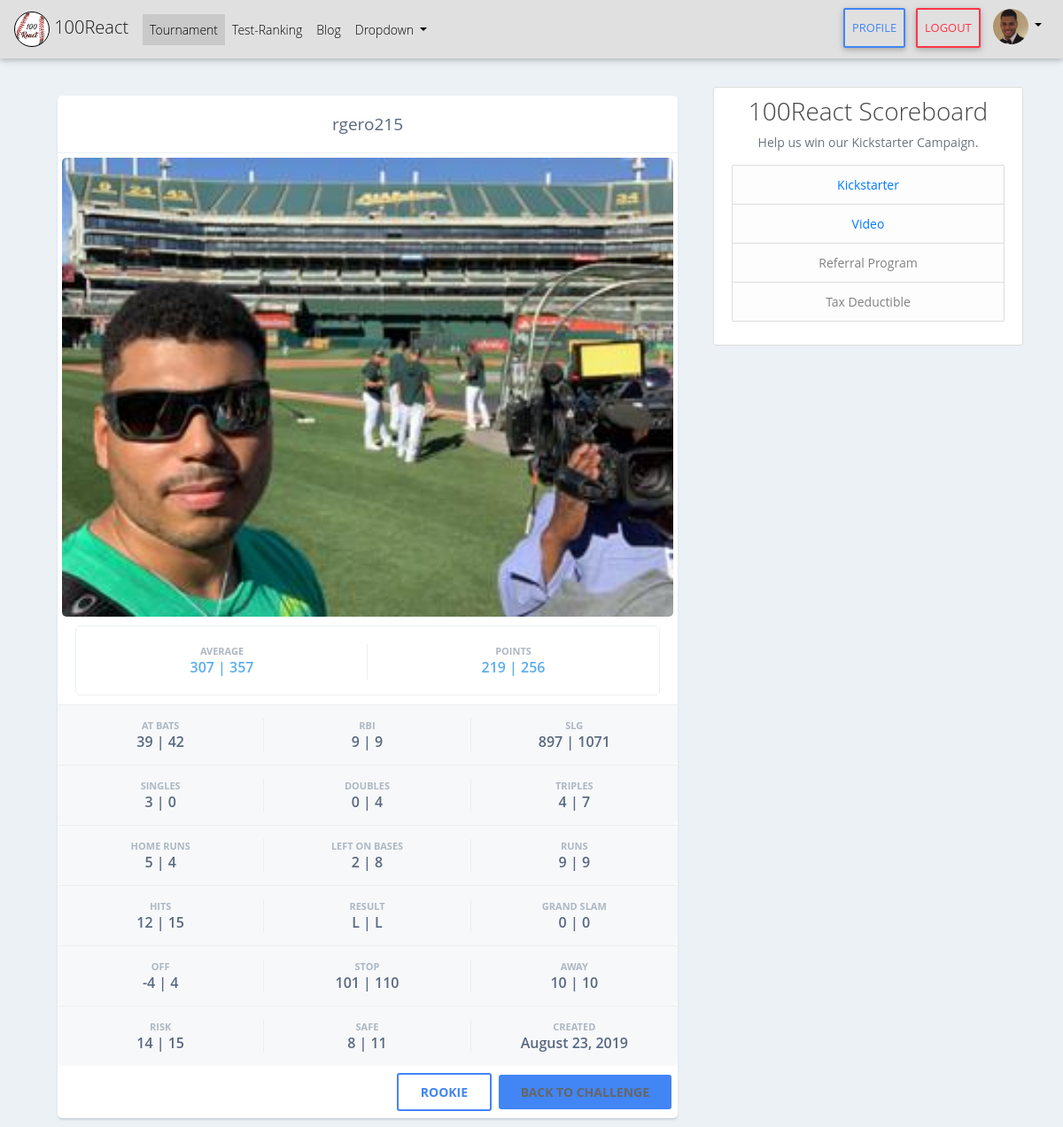
The app's page /stats/play/two-card/1/ (signed in) with its own data.
### users/models.py (models this page shows, shortened)
class Profile(models.Model):
    user = models.OneToOneField(User, on_delete=models.CASCADE)
    image = models.ImageField(default='account.png', upload_to='profile_pics')

### stats/models.py (models this page shows, shortened)
class TwoGames(models.Model):
    four = models.ForeignKey(Four, on_delete=models.CASCADE)
    player = models.ForeignKey(User, on_delete=models.CASCADE)
    image = models.ImageField(default='account.png', upload_to='one_player_pics')
    firstAtBats = models.IntegerField(default=0)
    firstAvg = models.IntegerField(default=0)
    firstDoubles = models.IntegerField(default=0)
    firstHits = models.IntegerField(default=0)
    firstHomeRuns = models.IntegerField(default=0)
    firstLob = models.IntegerField(default=0)
    firstPoints = models.IntegerField(default=0)
    firstRbi = models.IntegerField(default=0)
    firstRuns = models.IntegerField(default=0)
    firstSingles = models.IntegerField(default=0)
    firstSlg = models.IntegerField(default=0)
    firstTriples = models.IntegerField(default=0)
    firstResult = models.CharField(max_length=1, blank=True, null=True, default=None)
    firstHome = models.IntegerField(default=0)
    firstAway = models.IntegerField(default=0)
    firstRisk = models.IntegerField(default=0)
    firstSafe = models.IntegerField(default=0)
    firstGrandSlam = models.IntegerField(default=0)
    firstOff = models.IntegerField(default=0)
    firstStop = models.IntegerField(default=0)
    firstLevel = models.CharField(max_length=20, blank=True, null=True, default='Rookie')
    firstFinal = models.BooleanField(default=False)
    secondAtBats = models.IntegerField(default=0)
    secondAvg = models.IntegerField(default=0)
    secondDoubles = models.IntegerField(default=0)
    secondHits = models.IntegerField(default=0)
    secondHomeRuns = models.IntegerField(default=0)
    secondLob = models.IntegerField(default=0)
    secondPoints = models.IntegerField(default=0)
    secondRbi = models.IntegerField(default=0)
    secondRuns = models.IntegerField(default=0)
    secondSingles = models.IntegerField(default=0)
    secondSlg = models.IntegerField(default=0)
    secondTriples = models.IntegerField(default=0)
    secondResult = models.CharField(max_length=1, blank=True, null=True, default=None)
    secondHome = models.IntegerField(default=0)
    secondAway = models.IntegerField(default=0)
    secondRisk = models.IntegerField(default=0)
    secondSafe = models.IntegerField(default=0)
    secondGrandSlam = models.IntegerField(default=0)
    secondOff = models.IntegerField(default=0)
    secondStop = models.IntegerField(default=0)
    secondLevel = models.CharField(max_length=20, blank=True, null=True, default='Rookie')
    secondFinal = models.BooleanField(default=False)
    createdAt = models.DateTimeField(default=timezone.now)

### stats/views.py (the view)
# urls.py: path('play/two-card/<int:pk>/', TwoGamesDetailView.as_view(template_name='stats/two-games-card.html'), name='two-games-card'),
class TwoGamesDetailView(LoginRequiredMixin, DetailView):
    model = TwoGames
    title = 'Two-Games-Detail'

### stats/templates/stats/two-games-card.html (shortened to what this page needs)
{% extends "blog/base.html" %}
{% load static from staticfiles %}
{% block content %}
    <div class="container-fluid">
        <div class="row">
            <div class="col-lg-12 col-md-12 col-sm-12 col-xs-12">
                <div class="tile">
                    <div class="wrapper">
                        <div class="header">{{ object.player }}</div>
                        <div class="banner-img">
                            <img src="{{ object.image.url }}" alt="Image 1">
                        </div>
                        <div class="dates">
                            <div class="start">
                                <strong>AVERAGE</strong> {{object.firstAvg}} | {{object.secondAvg}}
                            </div>
                            <div class="ends">
                                <strong>POINTS</strong> {{object.firstPoints}} | {{object.secondPoints}}
                            </div>
                        </div>
                        <div class="stats">
                            <div>
                                <strong>AT BATS</strong> {{object.firstAtBats}} | {{object.secondAtBats}}
                            </div>
                            <div>
                                <strong>RBI</strong> {{object.firstRbi}} | {{object.secondRbi}}
                            </div>
                            <div>
                                <strong>SLG</strong> {{object.firstSlg}} | {{object.secondSlg}}
                            </div>
                        </div>
                        <div class="stats">
                            <div>
                                <strong>SINGLES</strong> {{object.firstSingles}} | {{object.secondSingles}}
                            </div>
                            <div>
                                <strong>DOUBLES</strong> {{object.firstDoubles}} | {{object.secondDoubles}}
                            </div>
                            <div>
                                <strong>TRIPLES</strong> {{object.firstTriples}} | {{object.secondTriples}}
                            </div>
                        </div>
                        <div class="stats">
                            <div>
                                <strong>HOME RUNS</strong> {{object.firstHomeRuns}} | {{object.secondHomeRuns}}
                            </div>
                            <div>
                                <strong>LEFT ON BASES</strong> {{object.firstLob}} | {{object.secondLob}}
                            </div>
                            <div>
                                <strong>RUNS</strong> {{object.firstRuns}} | {{object.secondRuns}}
                            </div>
                        </div>
                        <div class="stats">
                                <div>
                                    <strong>HITS</strong> {{object.firstHits}} | {{object.secondHits}}
                                </div>
                                <div>
                                    <strong>RESULT</strong> {{object.firstResult}} | {{object.secondResult}}
                                </div>
                                <div>
                                    <strong>GRAND SLAM</strong> {{object.firstGrandSlam}} | {{object.secondGrandSlam}}
                                </div>
                        </div>
                        <div class="stats">
                                <div>
                                    <strong>OFF</strong> {{object.firstOff}} | {{object.secondOff}}
                                </div>
                                <div>
                                    <strong>STOP</strong> {{object.firstStop}} | {{object.secondStop}}
                                </div>
                                <div>
                                    <strong>AWAY</strong> {{object.firstAway}} | {{object.secondAway}}
                                </div>
                        </div>
                        <div class="stats">
                                <div>
                                    <strong>RISK</strong> {{object.firstRisk}} | {{object.secondRisk}}
                                </div>
                                <div>
                                    <strong>SAFE</strong> {{object.firstSafe}} | {{object.secondSafe}}
                                </div>
                                <div>
                                    <strong>CREATED</strong> {{object.createdAt | date:'F d, Y'}}
                                </div>
                        </div>
                        <div class="footer">
                            <a href="#" class="Cbtn btn-outline-primary">{{object.firstLevel}}</a>
                            <a href="{% url 'four-detail' object.four.id %}" class="Cbtn btn-primary">Back To Challenge</a>
                        </div>
                    </div>
                </div>
            </div>
        </div>
    </div>
{% endblock %}

### blog/templates/blog/base.html (shortened to what this page needs)
{% load static from staticfiles %}
{% load crispy_forms_tags %}
<!doctype html>
<html lang="en">
  <head>
    <link rel="stylesheet" href="https://use.fontawesome.com/releases/v5.8.2/css/all.css">
    <link rel="stylesheet" href="{% static 'API100React/css/bootstrap.min.css' %}">
    <link href="{% static 'API100React/css/mdb.min.css' %}" rel="stylesheet">
    <link href="{% static 'API100React/css/style.css' %}" rel="stylesheet">
    <link href="{% static 'API100React/css/main.css' %}" rel="stylesheet">
    <link rel="stylesheet" href="{% static 'API100React/css/jquery.bracket.min.css' %}">
    {% if object or stats or tests and 'Detail' in view.title  %}
      {% if view.title != 'Post' %}
        <link href="{% static 'API100React/css/card.css' %}" rel="stylesheet">
      {% endif %}
    {% endif %}
  </head>
  <body>
      <header class="site-header">
        <nav class="mb-1 navbar navbar-expand-lg navbar-light bg-light">
            <a class="navbar-brand" href="{% url 'test-create' %}">
                <img src="{% static 'API100React/img/100React.png' %}" class="d-inline-block align-middle rounded-circle z-depth-0 logo"
                alt="mdb logo"> 100React
            </a>
            <div class="collapse navbar-collapse" id="navbarSupportedContent-555">
                <ul class="navbar-nav mr-auto">
                    <li class="nav-item active">
                        <a class="nav-link" href="{% url 'marketing-home' %}">Tournament
                        </a>
                    </li>
                    <li class="nav-item">
                        <a class="nav-link" href="{% url 'test-test' %}">Test-Ranking</a>
                    </li>
                    <li class="nav-item">
                        <a class="nav-link" href="{% url 'blog-home' %}">Blog</a>
                    </li>
                    <li class="nav-item dropdown">
                        <a class="nav-link dropdown-toggle" id="navbarDropdownMenuLink-555" data-toggle="dropdown"
                        aria-haspopup="true" aria-expanded="false">Dropdown
                        </a>
                    </li>
                </ul>
                <ul class="navbar-nav ml-auto nav-flex-icons">
                  {% if user.is_authenticated %}
                      <li class="nav-item active">
                        <a class="nav-link btn btn-outline-primary my-2 my-sm-0" href="{% url 'profile' %}"> Profile
                        </a>
                      </li>
                      <li class="nav-item active">
                        <a class="nav-link btn btn-outline-danger my-2 my-sm-0" href="{% url 'logout' %}"> Logout
                        </a>
                      </li>
                      <li class="nav-item avatar dropdown">
                          <a class="nav-link dropdown-toggle" id="navbarDropdownMenuLink-55" data-toggle="dropdown"
                          aria-haspopup="true" aria-expanded="false">
                              <img src="{{ user.profile.image.url }}" class="rounded-circle z-depth-0 avatar-image"
                              alt="avatar image">
                          </a>
                      </li>
                  {% endif %}
                </ul>
            </div>
        </nav>
      </header>
      <main role="main" class="container">
        <div class="row">
          <div class="col-md-8">
            {% block content %}{% endblock %}
          </div>
          {% if 'Play' not in view.title and request.get_full_path != "/" and view.title != 'Play-Two' %}
            <div class="col-md-4">
              <div class="content-section">
                <h3>100React Scoreboard</h3>
                <p class='text-muted'>Help us win our Kickstarter Campaign.
                  <ul class="list-group">
                    <li class="list-group-item list-group-item-light"><a href="https://www.kickstarter.com/projects/1945306321/313735944?ref=dyu8z7&token=0bca9e08" target="_blank">Kickstarter</a></li>
                    <li class="list-group-item list-group-item-light"><a href="https://youtu.be/ycG_tktS2sQ" target="_blank">Video</a></li>
                    <li class="list-group-item list-group-item-light">Referral Program</li>
                    <li class="list-group-item list-group-item-light">Tax Deductible</li>
                  </ul>
                </p>
              </div>
            </div>
          {% endif %}
        </div>
      </main>
  </body>
</html>

### static/API100React/css/style.css (style rules this page uses)
.avatar-image { width: 40px; height: 40px; }
#navbarDropdownMenuLink-55 { margin-top: -7px; }
.logo { width: 40px; height: 40px; border: solid 1px black; }

### static/API100React/css/main.css (style rules this page uses)
body { background: #fafafa; color: #333333; }
h1, h2, h3, h4, h5, h6 { color: #444444; }
ul { margin: 0; }
.site-header .navbar-nav .nav-link { color: #cbd5db; }
.site-header { margin-bottom: 2rem; }
.content-section { background: #ffffff; padding: 10px 20px; border: 1px solid #dddddd; border-radius: 3px; margin-bottom: 20px; }

### static/API100React/css/card.css (style rules this page uses)
* { margin: 0px; padding: 0px; }
body { background: #ecf1f5; font:14px "Open Sans", sans-serif; text-align:center; }
.tile { width: 100%; background:#fff; border-radius:5px; box-shadow:0px 2px 3px -1px rgba(151, 171, 187, 0.7); float:left; transform-style: preserve-3d; margin: 10px 5px; }
.header { border-bottom:1px solid #ebeff2; padding:19px 0; text-align:center; color:#59687f; font-size:600; font-size:19px; position:relative; }
.banner-img { padding: 5px 5px 0; }
.banner-img img { width: 100%; border-radius: 5px; }
.dates { border:1px solid #ebeff2; border-radius:5px; padding:20px 0px; margin:10px 20px; font-size:16px; color:#5aadef; font-weight:600; overflow:auto; }
.dates div { float:left; width:50%; text-align:center; position:relative; }
.dates strong, .stats strong { display:block; color:#adb8c2; font-size:11px; font-weight:700; }
.stats { border-top:1px solid #ebeff2; background:#f7f8fa; overflow:auto; padding:15px 0; font-size:16px; color:#59687f; font-weight:600; border-radius: 0 0 5px 5px; }
.stats div { border-right:1px solid #ebeff2; width: 33.33333%; float:left; text-align:center }
.stats div:nth-of-type(3) { border:none; }
div.footer { text-align: right; position: relative; margin: 20px 5px; }
div.footer a.Cbtn { padding: 10px 25px; background-color: #DADADA; color: #666; margin: 10px 2px; text-transform: uppercase; font-weight: bold; text-decoration: none; border-radius: 3px; }

### records on screen
TwoGames: player "rgero215", image (picture), firstAvg "307", secondAvg "357", firstPoints "219", secondPoints "256", firstAtBats "39", secondAtBats "42", firstRbi "9", secondRbi "9", firstSlg "897", secondSlg "1071", firstSingles "3", secondSingles "0", firstDoubles "0", secondDoubles "4", firstTriples "4", secondTriples "7", firstHomeRuns "5", secondHomeRuns "4", firstLob "2", secondLob "8", firstRuns "9", secondRuns "9", firstHits "12", secondHits "15", firstResult "L", secondResult "L", firstGrandSlam "0", secondGrandSlam "0", firstOff "-4", secondOff "4", firstStop "101", secondStop "110", firstAway "10", secondAway "10", firstRisk "14", secondRisk "15", firstSafe "8", secondSafe "11", createdAt "August 23, 2019", firstLevel "ROOKIE"
